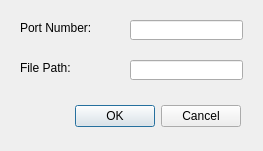
<?xml version="1.0" encoding="UTF-8"?>
<ui version="4.0">
 <class>Dialog</class>
 <widget class="QDialog" name="Dialog">
  <property name="geometry">
   <rect>
    <x>0</x>
    <y>0</y>
    <width>263</width>
    <height>151</height>
   </rect>
  </property>
  <property name="windowTitle">
   <string>Dialog</string>
  </property>
  <widget class="QDialogButtonBox" name="buttonBox">
   <property name="geometry">
    <rect>
     <x>60</x>
     <y>100</y>
     <width>181</width>
     <height>32</height>
    </rect>
   </property>
   <property name="orientation">
    <enum>Qt::Horizontal</enum>
   </property>
   <property name="standardButtons">
    <set>QDialogButtonBox::Cancel|QDialogButtonBox::Ok</set>
   </property>
  </widget>
  <widget class="QLabel" name="label_3">
   <property name="geometry">
    <rect>
     <x>20</x>
     <y>20</y>
     <width>121</width>
     <height>16</height>
    </rect>
   </property>
   <property name="text">
    <string>Port Number: </string>
   </property>
  </widget>
  <widget class="QLabel" name="label_4">
   <property name="geometry">
    <rect>
     <x>20</x>
     <y>60</y>
     <width>61</width>
     <height>16</height>
    </rect>
   </property>
   <property name="text">
    <string>File Path:</string>
   </property>
  </widget>
  <widget class="QLineEdit" name="lineEdit">
   <property name="geometry">
    <rect>
     <x>130</x>
     <y>20</y>
     <width>113</width>
     <height>20</height>
    </rect>
   </property>
  </widget>
  <widget class="QLineEdit" name="lineEdit_2">
   <property name="geometry">
    <rect>
     <x>130</x>
     <y>60</y>
     <width>113</width>
     <height>20</height>
    </rect>
   </property>
  </widget>
 </widget>
 <resources/>
 <connections>
  <connection>
   <sender>buttonBox</sender>
   <signal>accepted()</signal>
   <receiver>Dialog</receiver>
   <slot>accept()</slot>
   <hints>
    <hint type="sourcelabel">
     <x>248</x>
     <y>254</y>
    </hint>
    <hint type="destinationlabel">
     <x>157</x>
     <y>274</y>
    </hint>
   </hints>
  </connection>
  <connection>
   <sender>buttonBox</sender>
   <signal>rejected()</signal>
   <receiver>Dialog</receiver>
   <slot>reject()</slot>
   <hints>
    <hint type="sourcelabel">
     <x>316</x>
     <y>260</y>
    </hint>
    <hint type="destinationlabel">
     <x>286</x>
     <y>274</y>
    </hint>
   </hints>
  </connection>
 </connections>
</ui>
